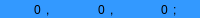
                        <widget class="QWidget" name="widCoordinate3" native="true">
                         <property name="maximumSize">
                          <size>
                           <width>16777215</width>
                           <height>18</height>
                          </size>
                         </property>
                         <property name="styleSheet">
                          <string notr="true">background-color: rgb(51, 153, 255);</string>
                         </property>
                         <layout class="QHBoxLayout" name="horizontalLayout_54">
                          <property name="spacing">
                           <number>1</number>
                          </property>
                          <property name="leftMargin">
                           <number>5</number>
                          </property>
                          <property name="topMargin">
                           <number>1</number>
                          </property>
                          <property name="rightMargin">
                           <number>5</number>
                          </property>
                          <property name="bottomMargin">
                           <number>0</number>
                          </property>
                          <item>
                           <widget class="QLineEdit" name="edtCoor3X">
                            <property name="maximumSize">
                             <size>
                              <width>40</width>
                              <height>20</height>
                             </size>
                            </property>
                            <property name="font">
                             <font>
                              <pointsize>9</pointsize>
                             </font>
                            </property>
                            <property name="text">
                             <string>0</string>
                            </property>
                            <property name="frame">
                             <bool>false</bool>
                            </property>
                            <property name="alignment">
                             <set>Qt::AlignRight|Qt::AlignTrailing|Qt::AlignVCenter</set>
                            </property>
                           </widget>
                          </item>
                          <item>
                           <widget class="QLabel" name="label_104">
                            <property name="text">
                             <string>,</string>
                            </property>
                           </widget>
                          </item>
                          <item>
                           <widget class="QLineEdit" name="edtCoor3Y">
                            <property name="maximumSize">
                             <size>
                              <width>40</width>
                              <height>20</height>
                             </size>
                            </property>
                            <property name="font">
                             <font>
                              <pointsize>9</pointsize>
                             </font>
                            </property>
                            <property name="text">
                             <string>0</string>
                            </property>
                            <property name="frame">
                             <bool>false</bool>
                            </property>
                            <property name="alignment">
                             <set>Qt::AlignRight|Qt::AlignTrailing|Qt::AlignVCenter</set>
                            </property>
                           </widget>
                          </item>
                          <item>
                           <widget class="QLabel" name="label_105">
                            <property name="text">
                             <string>,</string>
                            </property>
                           </widget>
                          </item>
                          <item>
                           <widget class="QLineEdit" name="edtCoor3Z">
                            <property name="maximumSize">
                             <size>
                              <width>40</width>
                              <height>20</height>
                             </size>
                            </property>
                            <property name="font">
                             <font>
                              <pointsize>9</pointsize>
                             </font>
                            </property>
                            <property name="text">
                             <string>0</string>
                            </property>
                            <property name="frame">
                             <bool>false</bool>
                            </property>
                            <property name="alignment">
                             <set>Qt::AlignRight|Qt::AlignTrailing|Qt::AlignVCenter</set>
                            </property>
                           </widget>
                          </item>
                          <item>
                           <widget class="QLabel" name="label_106">
                            <property name="text">
                             <string>;</string>
                            </property>
                           </widget>
                          </item>
                         </layout>
                        </widget>
